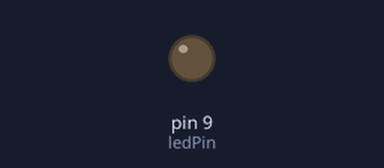
A sketch run on a simulated Arduino Uno, built with avr-gcc and run on an emulated ATmega328P. On the bench: output pins drawn as LEDs (lit = HIGH).

Above: at 0.05 s.
At 6.45 s:
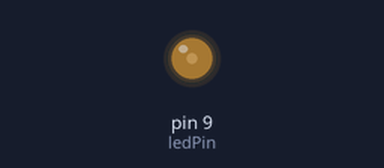
At 19.95 s:
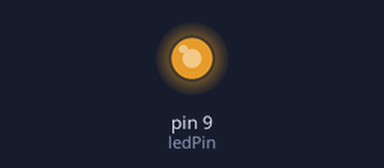
At 39.85 s:
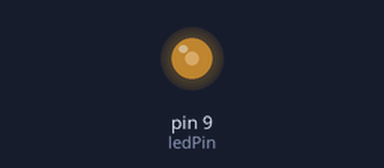
Timing chart, 0 to 40.0 s (numbered marks = the images above):
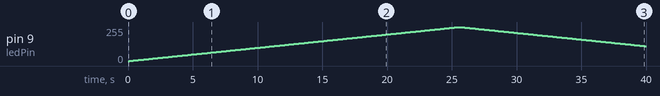

The sketch:

Salida_analogica_del_tipo_pwm.ino
```cpp
int ledPin = 9; // pin PWM para el LED
void setup(){} // no es necesario configurar nada
void loop()
{
for (int i=0; i<=255; i++) // el valor de i asciende
{
analogWrite(ledPin, i); // se escribe el valor de I en el PIN de salida del LED
delay(100); // pauses for 100ms
}
for (int i=255; i>=0; i--) // el valor de I desciendei
{
analogWrite(ledPin, i); // se escribe el valor de ii
delay(100); // pasusa durante 100ms
}
}
```

Measured:
- by itself, pin 9 (ledPin): rises from 0/255 to 255/255 in 25.4 s, then falls to 112/255 in 14.4 s
